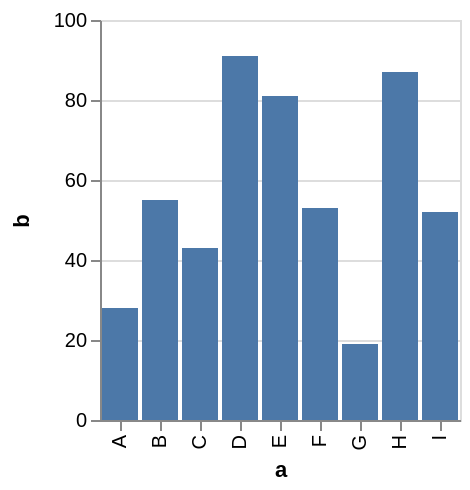

The specification (Vega-Lite) saved for this image:
### Vega specification from a JSON file in a GitHub repository (floating-point values rounded to 4 significant figures)
{"$schema": "https://vega.github.io/schema/vega/v4.json", "description": "A simple bar chart with embedded data with tooltip.", "autosize": "pad", "padding": 5, "height": 200, "style": "cell", "data": [{"name": "source_0", "values": [{"a": "A", "b": 28}, {"a": "B", "b": 55}, {"a": "C", "b": 43}, {"a": "D", "b": 91}, {"a": "E", "b": 81}, {"a": "F", "b": 53}, {"a": "G", "b": 19}, {"a": "H", "b": 87}, {"a": "I", "b": 52}]}], "signals": [{"name": "x_step", "value": 20}, {"name": "width", "update": "bandspace(domain('x').length, 0.1, 0.05) * x_step"}], "marks": [{"name": "marks", "type": "rect", "style": ["bar"], "from": {"data": "source_0"}, "encode": {"update": {"fill": [{"test": "datum[\"b\"] === null || isNaN(datum[\"b\"])", "value": null}, {"value": "#4c78a8"}], "tooltip": {"signal": "format(datum[\"b\"], \"\")"}, "x": {"scale": "x", "field": "a"}, "width": {"scale": "x", "band": true}, "y": {"scale": "y", "field": "b"}, "y2": {"scale": "y", "value": 0}}}}], "scales": [{"name": "x", "type": "band", "domain": {"data": "source_0", "field": "a", "sort": true}, "range": {"step": {"signal": "x_step"}}, "paddingInner": 0.1, "paddingOuter": 0.05}, {"name": "y", "type": "linear", "domain": {"data": "source_0", "field": "b"}, "range": [{"signal": "height"}, 0], "nice": true, "zero": true}], "axes": [{"scale": "x", "orient": "bottom", "grid": false, "title": "a", "labelAlign": "right", "labelAngle": 270, "labelBaseline": "middle", "labelOverlap": true, "zindex": 1}, {"scale": "y", "orient": "left", "grid": false, "title": "b", "labelOverlap": true, "tickCount": {"signal": "floor(height/40) + 1"}, "zindex": 1}, {"scale": "y", "orient": "left", "gridScale": "x", "grid": true, "tickCount": {"signal": "floor(height/40) + 1"}, "domain": false, "labels": false, "maxExtent": 0, "minExtent": 0, "ticks": false, "zindex": 0}], "config": {"axisY": {"minExtent": 30}}}
